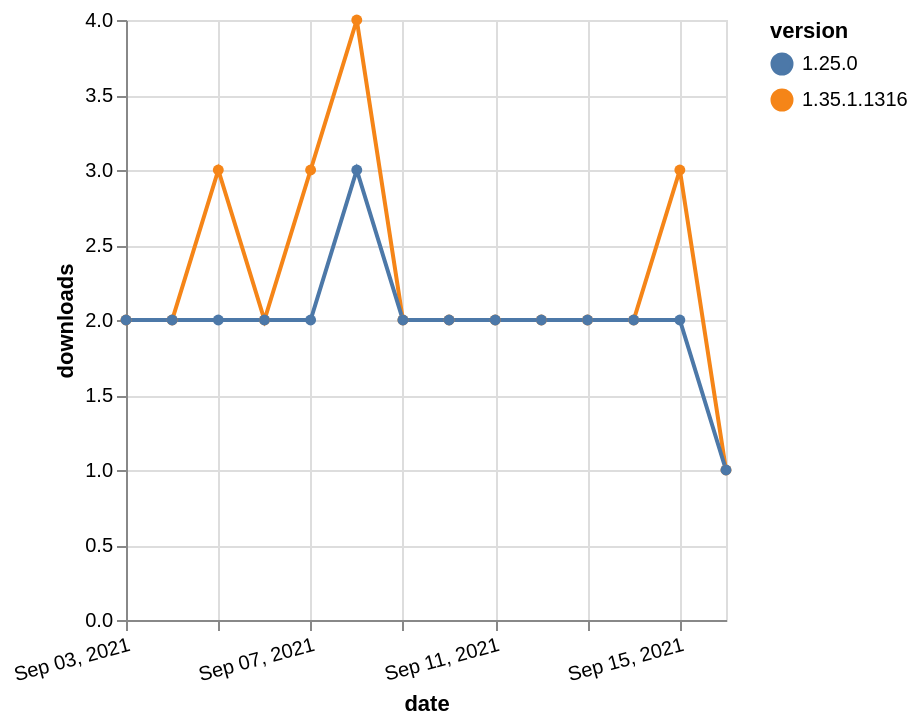

Express this chart as Vega-Lite.
### Vega-Lite specification from a JSON file in a GitHub repository (floating-point values rounded to 4 significant figures)
{"$schema": "https://vega.github.io/schema/vega-lite/v5.json", "description": "A simple bar chart with embedded data.", "data": {"values": [{"date": "2021-09-03", "total": 2994, "delta": 2, "version": "1.35.1.1316"}, {"date": "2021-09-04", "total": 2996, "delta": 2, "version": "1.35.1.1316"}, {"date": "2021-09-05", "total": 2999, "delta": 3, "version": "1.35.1.1316"}, {"date": "2021-09-06", "total": 3001, "delta": 2, "version": "1.35.1.1316"}, {"date": "2021-09-07", "total": 3004, "delta": 3, "version": "1.35.1.1316"}, {"date": "2021-09-08", "total": 3008, "delta": 4, "version": "1.35.1.1316"}, {"date": "2021-09-09", "total": 3010, "delta": 2, "version": "1.35.1.1316"}, {"date": "2021-09-10", "total": 3012, "delta": 2, "version": "1.35.1.1316"}, {"date": "2021-09-11", "total": 3014, "delta": 2, "version": "1.35.1.1316"}, {"date": "2021-09-12", "total": 3016, "delta": 2, "version": "1.35.1.1316"}, {"date": "2021-09-13", "total": 3018, "delta": 2, "version": "1.35.1.1316"}, {"date": "2021-09-14", "total": 3020, "delta": 2, "version": "1.35.1.1316"}, {"date": "2021-09-15", "total": 3023, "delta": 3, "version": "1.35.1.1316"}, {"date": "2021-09-16", "total": 3024, "delta": 1, "version": "1.35.1.1316"}, {"date": "2021-09-03", "total": 2605, "delta": 2, "version": "1.25.0"}, {"date": "2021-09-04", "total": 2607, "delta": 2, "version": "1.25.0"}, {"date": "2021-09-05", "total": 2609, "delta": 2, "version": "1.25.0"}, {"date": "2021-09-06", "total": 2611, "delta": 2, "version": "1.25.0"}, {"date": "2021-09-07", "total": 2613, "delta": 2, "version": "1.25.0"}, {"date": "2021-09-08", "total": 2616, "delta": 3, "version": "1.25.0"}, {"date": "2021-09-09", "total": 2618, "delta": 2, "version": "1.25.0"}, {"date": "2021-09-10", "total": 2620, "delta": 2, "version": "1.25.0"}, {"date": "2021-09-11", "total": 2622, "delta": 2, "version": "1.25.0"}, {"date": "2021-09-12", "total": 2624, "delta": 2, "version": "1.25.0"}, {"date": "2021-09-13", "total": 2626, "delta": 2, "version": "1.25.0"}, {"date": "2021-09-14", "total": 2628, "delta": 2, "version": "1.25.0"}, {"date": "2021-09-15", "total": 2630, "delta": 2, "version": "1.25.0"}, {"date": "2021-09-16", "total": 2631, "delta": 1, "version": "1.25.0"}]}, "width": "container", "mark": {"type": "line", "point": {"filled": true}}, "encoding": {"x": {"field": "date", "type": "temporal", "timeUnit": "yearmonthdate", "title": "date", "axis": {"labelAngle": -15}}, "y": {"field": "delta", "type": "quantitative", "title": "downloads"}, "color": {"field": "version", "type": "nominal"}, "tooltip": {"field": "delta"}}}
